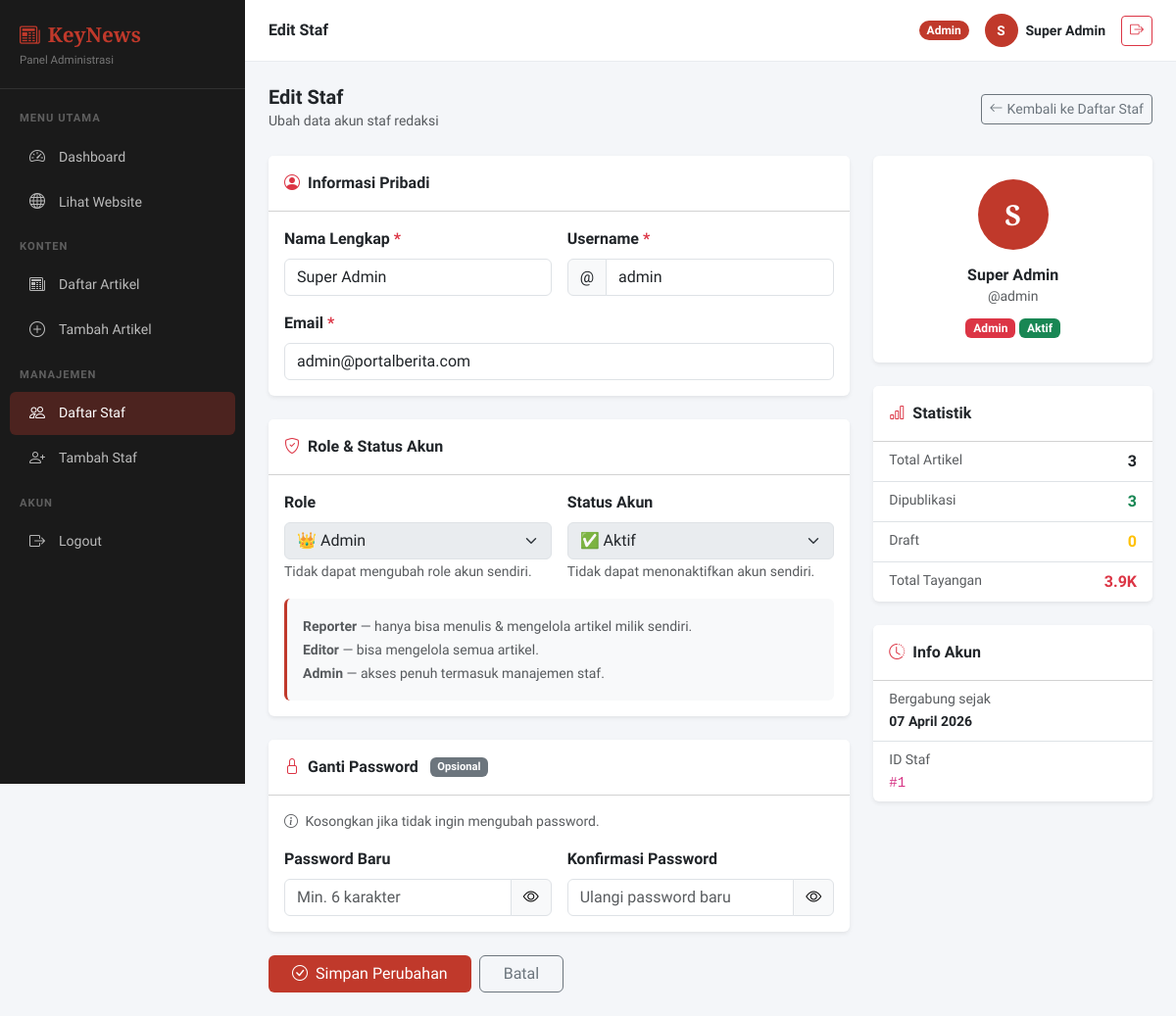
The page /admin/edit_staf.php?id=1 (signed in) on the database its author committed.
### tables this page shows
CREATE TABLE IF NOT EXISTS staf (
    id INT AUTO_INCREMENT PRIMARY KEY,
    nama VARCHAR(100) NOT NULL,
    username VARCHAR(50) NOT NULL UNIQUE,
    password VARCHAR(255) NOT NULL,
    email VARCHAR(100) NOT NULL,
    role ENUM('admin','editor','reporter') DEFAULT 'reporter',
    foto VARCHAR(255) DEFAULT NULL,
    status ENUM('aktif','nonaktif') DEFAULT 'aktif',
    created_at TIMESTAMP DEFAULT CURRENT_TIMESTAMP
);

### includes/koneksi.php (called while the page is built, shortened)
<?php
function formatViews($n) {
    if ($n >= 1000) return round($n/1000, 1) . 'K';
    return $n;
}
?>

### admin/edit_staf.php (the view, shortened to what this page needs)
<?php
require_once '../includes/koneksi.php';
$id = isset($_GET['id']) ? (int)$_GET['id'] : 0;
$staf = $koneksi->query("SELECT * FROM staf WHERE id=$id")->fetch_assoc();
require_once 'includes/admin_layout.php';
?>
<div class="d-flex justify-content-between align-items-center mb-4">
    <div>
        <h5 class="fw-bold mb-0">Edit Staf</h5>
        <small class="text-muted">Ubah data akun staf redaksi</small>
    </div>
    <a href="staf.php" class="btn btn-outline-secondary btn-sm">
        <i class="bi bi-arrow-left me-1"></i>Kembali ke Daftar Staf
    </a>
</div>
<div class="row g-4">
    <div class="col-lg-8">
        <form method="POST" id="editStafForm">
            <div class="card border-0 shadow-sm mb-4">
                <div class="card-header bg-white py-3 d-flex align-items-center gap-2">
                    <i class="bi bi-person-circle text-danger"></i>
                    <span class="fw-semibold">Informasi Pribadi</span>
                </div>
                <div class="card-body">
                    <div class="row g-3">
                        <div class="col-md-6">
                            <label class="form-label fw-semibold">
                                Nama Lengkap <span class="text-danger">*</span>
                            </label>
                            <input type="text" name="nama" class="form-control"
                                   value="<?= htmlspecialchars($staf['nama']) ?>"
                                   placeholder="Nama lengkap" required>
                        </div>
                        <div class="col-md-6">
                            <label class="form-label fw-semibold">
                                Username <span class="text-danger">*</span>
                            </label>
                            <div class="input-group">
                                <span class="input-group-text bg-light">@</span>
                                <input type="text" name="username" class="form-control"
                                       value="<?= htmlspecialchars($staf['username']) ?>"
                                       placeholder="username" required>
                            </div>
                        </div>
                        <div class="col-12">
                            <label class="form-label fw-semibold">
                                Email <span class="text-danger">*</span>
                            </label>
                            <input type="email" name="email" class="form-control"
                                   value="<?= htmlspecialchars($staf['email']) ?>"
                                   placeholder="email@contoh.com" required>
                        </div>
                    </div>
                </div>
            </div>
            <div class="card border-0 shadow-sm mb-4">
                <div class="card-header bg-white py-3 d-flex align-items-center gap-2">
                    <i class="bi bi-shield-check text-danger"></i>
                    <span class="fw-semibold">Role & Status Akun</span>
                </div>
                <div class="card-body">
                    <div class="row g-3">
                        <div class="col-md-6">
                            <label class="form-label fw-semibold">Role</label>
                            <select name="role" class="form-select" <?= $id===$_SESSION['staf_id']?'disabled':'' ?>>
                                <option value="admin" <?= $staf['role']==='admin'?'selected':'' ?>>
                                    👑 Admin
                                </option>
                            </select>
                            <?php if ($id===$_SESSION['staf_id']): ?>
                                <small class="text-muted">Tidak dapat mengubah role akun sendiri.</small>
                            <?php endif; ?>
                        </div>
                        <div class="col-md-6">
                            <label class="form-label fw-semibold">Status Akun</label>
                            <select name="status" class="form-select" <?= $id===$_SESSION['staf_id']?'disabled':'' ?>>
                                <option value="aktif"    <?= $staf['status']==='aktif'   ?'selected':'' ?>>✅ Aktif</option>
                            </select>
                            <?php if ($id===$_SESSION['staf_id']): ?>
                                <small class="text-muted">Tidak dapat menonaktifkan akun sendiri.</small>
                            <?php endif; ?>
                        </div>
                    </div>
                    <div class="mt-3 p-3 rounded" style="background:#f8f9fa;border-left:3px solid var(--merah);">
                        <small class="text-muted">
                            <strong>Reporter</strong> — hanya bisa menulis & mengelola artikel milik sendiri.<br>
                            <strong>Editor</strong> — bisa mengelola semua artikel.<br>
                            <strong>Admin</strong> — akses penuh termasuk manajemen staf.
                        </small>
                    </div>
                </div>
            </div>
            <div class="card border-0 shadow-sm mb-4">
                <div class="card-header bg-white py-3 d-flex align-items-center gap-2">
                    <i class="bi bi-lock text-danger"></i>
                    <span class="fw-semibold">Ganti Password</span>
                    <span class="badge bg-secondary ms-1" style="font-size:0.7rem;">Opsional</span>
                </div>
                <div class="card-body">
                    <p class="text-muted small mb-3">
                        <i class="bi bi-info-circle me-1"></i>
                        Kosongkan jika tidak ingin mengubah password.
                    </p>
                    <div class="row g-3">
                        <div class="col-md-6">
                            <label class="form-label fw-semibold">Password Baru</label>
                            <div class="input-group">
                                <input type="password" name="password" id="pwd1" class="form-control"
                                       placeholder="Min. 6 karakter" autocomplete="new-password">
                                <button type="button" class="btn btn-light border"
                                        onclick="togglePwd('pwd1','eye1')">
                                    <i class="bi bi-eye" id="eye1"></i>
                                </button>
                            </div>
                        </div>
                        <div class="col-md-6">
                            <label class="form-label fw-semibold">Konfirmasi Password</label>
                            <div class="input-group">
                                <input type="password" name="konfirmasi" id="pwd2" class="form-control"
                                       placeholder="Ulangi password baru" autocomplete="new-password">
                                <button type="button" class="btn btn-light border"
                                        onclick="togglePwd('pwd2','eye2')">
                                    <i class="bi bi-eye" id="eye2"></i>
                                </button>
                            </div>
                        </div>
                    </div>
                </div>
            </div>
            <div class="d-flex gap-2">
                <button type="submit" class="btn btn-merah px-4">
                    <i class="bi bi-check-circle me-2"></i>Simpan Perubahan
                </button>
                <a href="staf.php" class="btn btn-outline-secondary px-4">Batal</a>
            </div>
        </form>
    </div>
    <div class="col-lg-4">
        <div class="card border-0 shadow-sm mb-4">
            <div class="card-body text-center py-4">
                <div class="mx-auto mb-3" style="width:72px;height:72px;border-radius:50%;background:var(--merah);display:flex;align-items:center;justify-content:center;color:#fff;font-size:1.8rem;font-weight:700;font-family:'Playfair Display',serif;">
                    <?= strtoupper(substr($staf['nama'], 0, 1)) ?>
                </div>
                <h6 class="fw-bold mb-0" id="previewNama"><?= htmlspecialchars($staf['nama']) ?></h6>
                <small class="text-muted" id="previewUsername">@<?= htmlspecialchars($staf['username']) ?></small>
                <div class="mt-2">
                    <?php
                    $role_colors = ['admin'=>'danger','editor'=>'primary','reporter'=>'secondary'];
                    ?>
                    <span class="badge bg-<?= $role_colors[$staf['role']] ?>" id="previewRole">
                        <?= ucfirst($staf['role']) ?>
                    </span>
                    <span class="badge <?= $staf['status']==='aktif'?'bg-success':'bg-secondary' ?>" id="previewStatus">
                        <?= ucfirst($staf['status']) ?>
                    </span>
                </div>
            </div>
        </div>
        <div class="card border-0 shadow-sm mb-4">
            <div class="card-header bg-white py-3 fw-semibold">
                <i class="bi bi-bar-chart me-2 text-danger"></i>Statistik
            </div>
            <div class="card-body p-0">
                <?php
                $jml_total   = $koneksi->query("SELECT COUNT(*) FROM artikel WHERE id_staf=$id")->fetch_row()[0];
                $jml_publish = $koneksi->query("SELECT COUNT(*) FROM artikel WHERE id_staf=$id AND status='publish'")->fetch_row()[0];
                $jml_draft   = $koneksi->query("SELECT COUNT(*) FROM artikel WHERE id_staf=$id AND status='draft'")->fetch_row()[0];
                $total_views = $koneksi->query("SELECT COALESCE(SUM(views),0) FROM artikel WHERE id_staf=$id AND status='publish'")->fetch_row()[0];
                ?>
                <div class="d-flex justify-content-between px-3 py-2 border-bottom">
                    <span class="text-muted small">Total Artikel</span>
                    <span class="fw-bold"><?= $jml_total ?></span>
                </div>
                <div class="d-flex justify-content-between px-3 py-2 border-bottom">
                    <span class="text-muted small">Dipublikasi</span>
                    <span class="fw-bold text-success"><?= $jml_publish ?></span>
                </div>
                <div class="d-flex justify-content-between px-3 py-2 border-bottom">
                    <span class="text-muted small">Draft</span>
                    <span class="fw-bold text-warning"><?= $jml_draft ?></span>
                </div>
                <div class="d-flex justify-content-between px-3 py-2">
                    <span class="text-muted small">Total Tayangan</span>
                    <span class="fw-bold text-danger"><?= formatViews($total_views) ?></span>
                </div>
            </div>
        </div>
        <div class="card border-0 shadow-sm">
            <div class="card-header bg-white py-3 fw-semibold">
                <i class="bi bi-clock-history me-2 text-danger"></i>Info Akun
            </div>
            <div class="card-body p-0">
                <div class="px-3 py-2 border-bottom">
                    <small class="text-muted d-block">Bergabung sejak</small>
                    <span class="small fw-semibold"><?= date('d F Y', strtotime($staf['created_at'])) ?></span>
                </div>
                <div class="px-3 py-2">
                    <small class="text-muted d-block">ID Staf</small>
                    <code class="small">#<?= $staf['id'] ?></code>
                </div>
            </div>
        </div>
    </div>
</div>
<?php require_once 'includes/admin_layout_end.php'; ?>

### admin/includes/admin_layout.php (style rules this page uses)
:root { --merah: #C0392B; }
body { font-family: 'Source Sans 3', sans-serif; background: #f4f6f9; }
.btn-merah { background: var(--merah); color: #fff; border: none; }

### rows shown on the page
staf: nama "Super Admin", username "admin", email "admin@portalberita.com", role "👑 Admin", status "✅ Aktif", nama "S", role "Admin", status "Aktif", created_at "07 April 2026", id "1"

### other values the page prints
SITE_NAME "KeyNews"
$page_title "Edit Staf"
$_SESSION['staf_role'] "Admin"
substr($_SESSION['staf_nama'], 0, 1) "S"
$_SESSION['staf_nama'] "Super Admin"
$jml_total "3"
$jml_publish "3"
$jml_draft "0"
formatViews($total_views) "3.9K"
